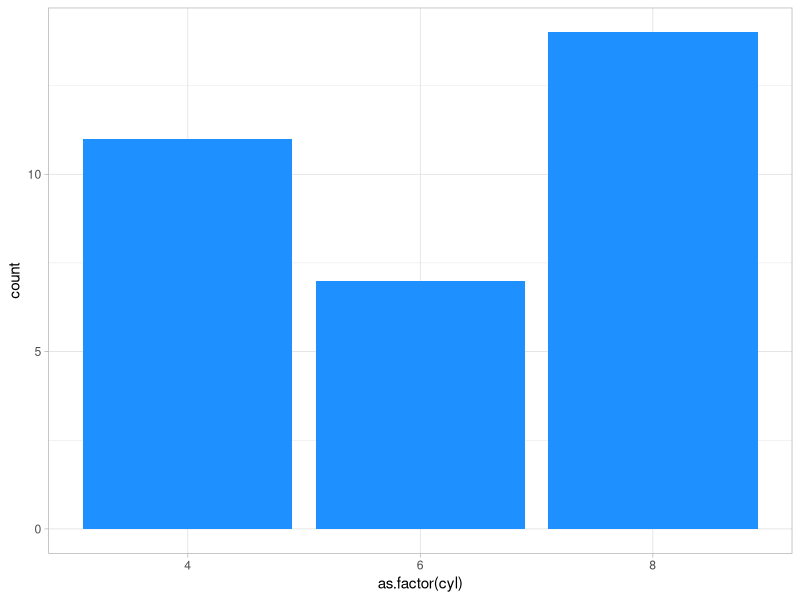
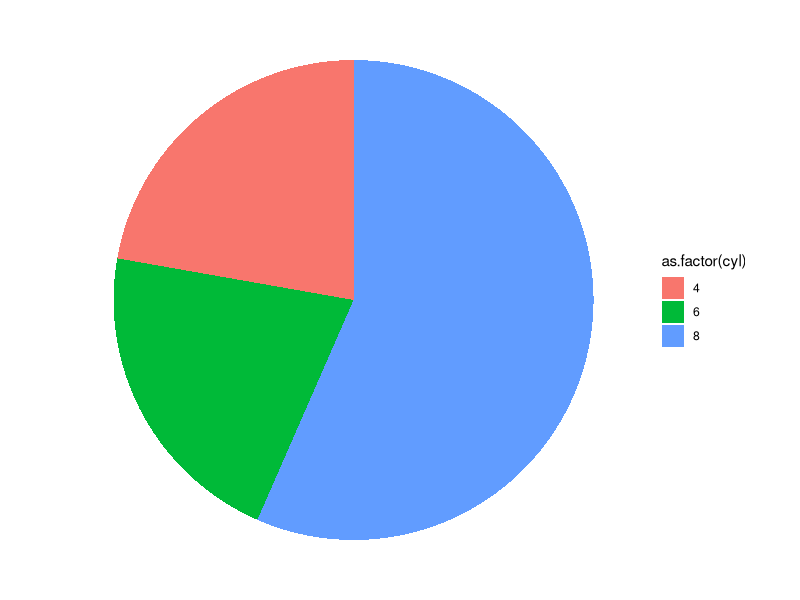
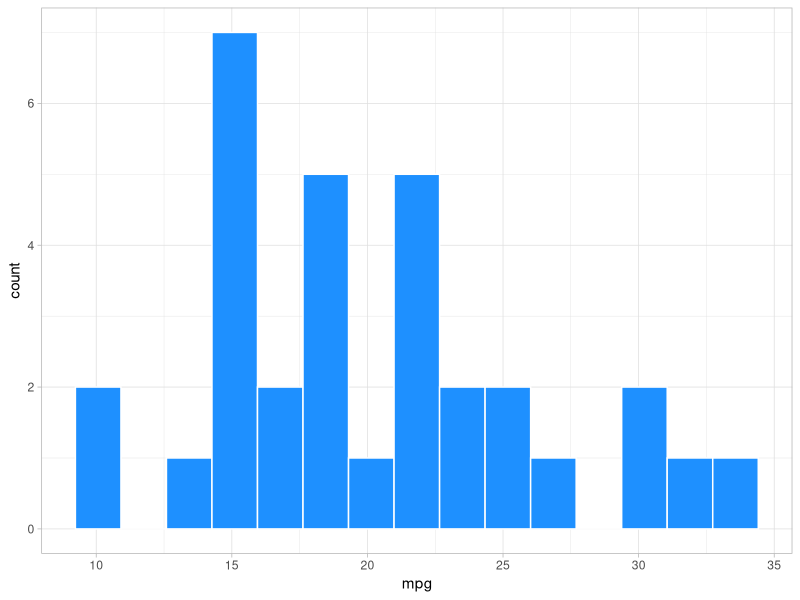
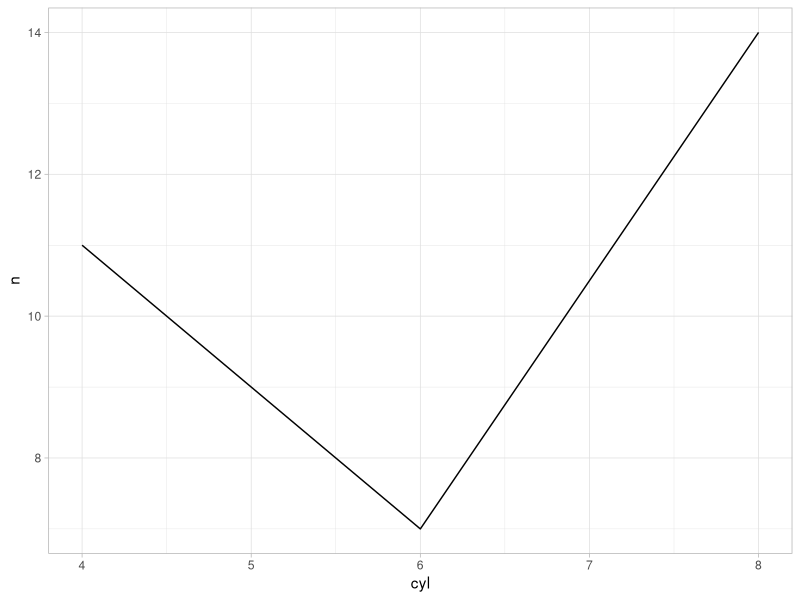
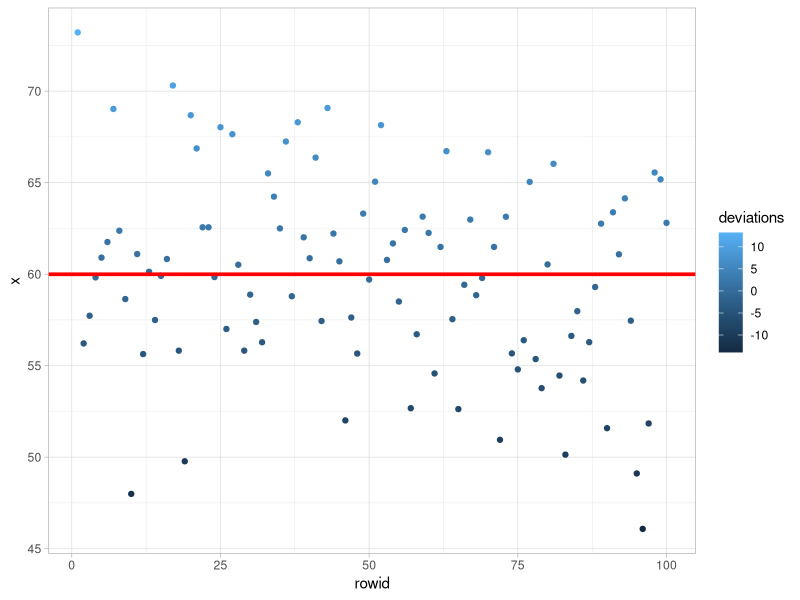

Generate these figures, in order, with R:
## ---- chunk 1
knitr::opts_chunk$set(echo = TRUE, eval = TRUE, message = FALSE, warning = FALSE)
## ---- chunk 2
library(tidyverse)

theme_set(theme_light())
## ---- chunk 3
table(mtcars$cyl)
## ---- chunk 4
cyl_prop <- mtcars %>% 
  group_by(cyl) %>% 
  summarize(n = n(),
            prop = n/nrow(mtcars)) %>% 
  ungroup()
## ---- chunk 5
mtcars %>% 
  ggplot(aes(as.factor(cyl))) + 
  geom_bar(fill = 'dodgerblue')
## ---- chunk 6
mtcars %>% 
  ggplot(aes(x = '',
             y = cyl,
             fill = as.factor(cyl))) + 
  geom_bar(stat = 'identity',
           width = 1) + 
  coord_polar('y', start = 0) +
  theme_void()
## ---- chunk 7
mtcars %>% 
  ggplot(aes(mpg)) + 
  geom_histogram(color = 'white',
                 fill = 'dodgerblue',
                 bins = 15)
## ---- chunk 8
mtcars %>% 
  group_by(cyl) %>% 
  summarize(n = n()) %>% 
  ungroup() %>% 
  ggplot(aes(cyl, n)) + 
  geom_line()
## ---- chunk 9
f <- 10
N <- 200

freq <- f/N
freq

percent <- freq*100
percent
## ---- chunk 10
calc <- c(3, 5, 4, 6, 6, 3, 5, 1, 8, 10)
calc

table(calc)
## ---- chunk 11
calc
## ---- chunk 12
sort(calc)
## ---- chunk 13
calc

sum_x <- sum(calc)
mean_n <- length(calc)

average <- sum_x/mean_n
average
## ---- chunk 14
median(calc)
mean(calc)
## ---- chunk 15
set.seed(06062022)
devs <- tibble(x = rnorm(60, 5, n = 100)) %>% 
  rowid_to_column()

devs$mean <- mean(devs$x)
devs$deviations <- devs$x - devs$mean

head(devs)
## ---- chunk 16
devs %>% 
  ggplot(aes(rowid, x)) + 
  geom_point(aes(color = deviations)) +
  geom_hline(yintercept = mean(devs$x),
             size = 1.25, 
             color = 'red')
## ---- chunk 17
sum(devs$deviations)
